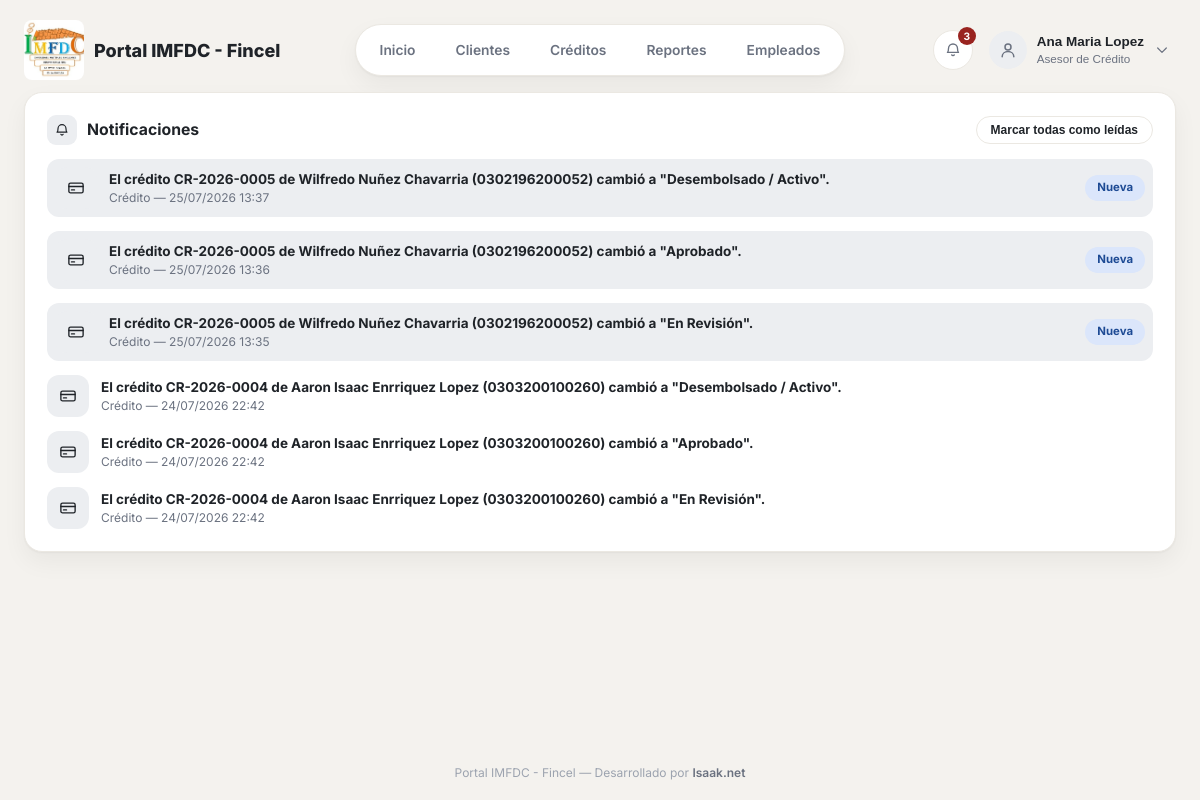
Screenshot of /notificaciones/ (signed in) with the database file from the repository.
### empleados/models.py (models this page shows, shortened)
class Empleado(models.Model):
    CARGO_ASESOR = 'ASESOR'
    CARGO_ANALISTA = 'ANALISTA'
    CARGO_GERENTE = 'GERENTE'
    CARGO_CAJERO = 'CAJERO'
    CARGO_ADMIN = 'ADMIN'
    CARGO_CHOICES = [
        (CARGO_ASESOR, 'Asesor de Crédito'),
        (CARGO_ANALISTA, 'Analista de Crédito'),
        (CARGO_GERENTE, 'Gerente / Comité de Crédito'),
        (CARGO_CAJERO, 'Cajero'),
        (CARGO_ADMIN, 'Administrador del Sistema'),
    ]
    CARGO_PERMISOS = {
        CARGO_ASESOR: {'crear_cliente', 'crear_credito'},
        CARGO_ANALISTA: {'crear_cliente', 'crear_credito', 'evaluar'},
        CARGO_GERENTE: {'evaluar', 'aprobar', 'rechazar'},
        CARGO_CAJERO: {'desembolsar', 'cobrar'},
        CARGO_ADMIN: {
            'crear_cliente', 'crear_credito', 'evaluar', 'aprobar',
            'rechazar', 'desembolsar', 'cobrar',
        },
    }
    user = models.OneToOneField(
        settings.AUTH_USER_MODEL,
        on_delete=models.SET_NULL,
        null=True,
        blank=True,
        related_name='empleado',
    )
    nombre = models.CharField(max_length=100)
    apellido = models.CharField(max_length=100)
    dni = models.CharField('DNI', max_length=20, unique=True, null=True, blank=True)
    cargo = models.CharField(max_length=20, choices=CARGO_CHOICES, default=CARGO_ASESOR)
    telefono = models.CharField(max_length=20, blank=True)
    correo = models.EmailField(blank=True)
    sucursal = models.CharField(max_length=100, blank=True)
    activo = models.BooleanField('Estado Activo', default=True)
    salario = models.DecimalField(max_digits=10, decimal_places=2, null=True, blank=True)
    created_at = models.DateTimeField(auto_now_add=True)
    update_at = models.DateTimeField(auto_now=True)
    class Meta:
        verbose_name = 'Empleado'
        verbose_name_plural = 'Empleados'

class Notificacion(models.Model):
    TIPO_MORA = 'MORA'
    TIPO_CREDITO = 'CREDITO'
    TIPO_ADMIN = 'ADMIN'
    TIPO_CHOICES = [
        (TIPO_MORA, 'Mora'),
        (TIPO_CREDITO, 'Crédito'),
        (TIPO_ADMIN, 'Administración'),
    ]
    destinatario = models.ForeignKey(Empleado, on_delete=models.CASCADE, related_name='notificaciones')
    tipo = models.CharField(max_length=10, choices=TIPO_CHOICES)
    mensaje = models.CharField(max_length=255)
    url = models.CharField(max_length=255, blank=True)
    leida = models.BooleanField(default=False)
    creada_en = models.DateTimeField(auto_now_add=True)
    class Meta:
        verbose_name = 'Notificación'
        verbose_name_plural = 'Notificaciones'
        ordering = ['-creada_en']

### empleados/views.py (the view)
# urls.py: path('notificaciones/', empleados_views.notificaciones_lista, name='notificaciones_lista'),
@login_required
def notificaciones_lista(request):
    empleado = getattr(request.user, 'empleado', None)
    notificaciones = empleado.notificaciones.all() if empleado else Notificacion.objects.none()
    return render(request, 'empleados/notificaciones_lista.html', {'notificaciones': notificaciones})

### empleados/context_processors.py (called while the page is built)
def notificaciones(request):
    if not request.user.is_authenticated:
        return {}
    empleado = getattr(request.user, 'empleado', None)
    if empleado is None:
        return {}
    return {
        'notificaciones_recientes': empleado.notificaciones.all()[:8],
        'notificaciones_no_leidas': empleado.notificaciones.filter(leida=False).count(),
    }

### empleados/templates/empleados/notificaciones_lista.html (shortened to what this page needs)
{% extends 'base.html' %}
{% block content %}
<div class="card">
    <div class="card-actions-row">
        <div class="card-title" style="margin-bottom: 0;">
            <span class="icon-badge-sm">{% include 'partials/_icon.html' with name='bell' size=16 %}</span>
            Notificaciones
        </div>
        {% if notificaciones_no_leidas %}
        <form method="POST" action="{% url 'notificaciones_marcar_todas' %}">
            <button type="submit" class="btn btn-outline btn-small">Marcar todas como leídas</button>
        </form>
        {% endif %}
    </div>
    {% if notificaciones %}
    <div class="list-rows">
        {% for notif in notificaciones %}
        <a href="{% url 'notificacion_marcar_leida' notif.pk %}" class="list-row" style="{% if not notif.leida %}background: var(--neutral-bg); border-radius: var(--radius-md); padding: 8px;{% endif %}">
            <span class="list-row-icon">
            </span>
            <div>
                <div class="list-row-title">{{ notif.mensaje }}</div>
                <div class="list-row-sub">{{ notif.get_tipo_display }} — {{ notif.creada_en|date:'d/m/Y H:i' }}</div>
            </div>
            {% if not notif.leida %}<span class="badge badge-info" style="margin-left:auto;">Nueva</span>{% endif %}
        </a>
        {% endfor %}
    </div>
    {% else %}
        <p class="empty-state">No tienes notificaciones.</p>
    {% endif %}
</div>
{% endblock %}

### templates/base.html (shortened to what this page needs)
{% load static %}
<!DOCTYPE html>
<html lang="es">
<head>
    <link rel="stylesheet" href="{% static 'css/dashboard.css' %}">
</head>
<body>
{% if user.is_authenticated %}
<header class="topbar">
    <div class="brand">
        <img class="brand-logo" src="{% static 'img/logo.jpg' %}" alt="IMFDC - Fincel">
        Portal IMFDC - Fincel
    </div>
    <nav class="nav-pill">
        <a href="{% url 'home' %}" class="{% if request.path == '/' %}active{% endif %}">Inicio</a>
        <a href="{% url 'financiera:clientes_lista' %}" class="{% if '/financiera/clientes' in request.path %}active{% endif %}">Clientes</a>
        <a href="{% url 'financiera:prestamos_lista' %}" class="{% if '/financiera/prestamos' in request.path %}active{% endif %}">Créditos</a>
        <a href="{% url 'financiera:reportes_index' %}" class="{% if '/financiera/reportes' in request.path %}active{% endif %}">Reportes</a>
        <a href="{% url 'lista' %}" class="{% if '/empleados/' in request.path %}active{% endif %}">Empleados</a>
    </nav>
    <div class="topbar-right">
        <div class="user-menu">
            <button type="button" class="icon-btn" id="notif-trigger" style="position: relative;" title="Notificaciones">
                {% if notificaciones_no_leidas %}<span class="notif-badge">{{ notificaciones_no_leidas }}</span>{% endif %}
            </button>
        </div>
        <div class="user-menu">
            <button type="button" class="user-trigger" id="user-trigger">
                <span class="user-avatar">{% include 'partials/_icon.html' with name='user' size=20 %}</span>
                <span class="user-info">
                    <span class="name">{% if request.user.empleado %}{{ request.user.empleado.nombre }} {{ request.user.empleado.apellido }}{% else %}{{ request.user.username }}{% endif %}</span>
                    <span class="role">{% if request.user.empleado %}{{ request.user.empleado.get_cargo_display }}{% else %}Administrador{% endif %}</span>
                </span>
                <span class="user-chevron">{% include 'partials/_icon.html' with name='chevron-down' size=16 %}</span>
            </button>
        </div>
    </div>
</header>
{% endif %}
<main class="page-shell">
    {% block content %}{% endblock %}
</main>
<footer class="site-footer">
    Portal IMFDC - Fincel &mdash; Desarrollado por <a href="https://isaak.net" target="_blank">Isaak.net</a>
</footer>
</body>
</html>

### rows the page displays
Notificacion: {{ size }} 18 (drawn), mensaje "El crédito CR-2026-0005 de Wilfredo Nuñez Chavarria (0302196200052) cambió a \"Desembolsado / Activo\".", tipo "Crédito", creada_en "25/07/2026 13:37", leida "Nueva"
Notificacion: {{ size }} 18 (drawn), mensaje "El crédito CR-2026-0005 de Wilfredo Nuñez Chavarria (0302196200052) cambió a \"Aprobado\".", tipo "Crédito", creada_en "25/07/2026 13:36", leida "Nueva"
Notificacion: {{ size }} 18 (drawn), mensaje "El crédito CR-2026-0005 de Wilfredo Nuñez Chavarria (0302196200052) cambió a \"En Revisión\".", tipo "Crédito", creada_en "25/07/2026 13:35", leida "Nueva"
Notificacion: {{ size }} 18 (drawn), mensaje "El crédito CR-2026-0004 de Aaron Isaac Enrriquez Lopez (0303200100260) cambió a \"Desembolsado / Activo\".", tipo "Crédito", creada_en "24/07/2026 22:42"
Notificacion: {{ size }} 18 (drawn), mensaje "El crédito CR-2026-0004 de Aaron Isaac Enrriquez Lopez (0303200100260) cambió a \"Aprobado\".", tipo "Crédito", creada_en "24/07/2026 22:42"
Notificacion: {{ size }} 18 (drawn), mensaje "El crédito CR-2026-0004 de Aaron Isaac Enrriquez Lopez (0303200100260) cambió a \"En Revisión\".", tipo "Crédito", creada_en "24/07/2026 22:42"

### other values shown
{{ notificaciones_no_leidas }} "3"
{{ request.user.empleado.nombre }} "Ana Maria"
{{ request.user.empleado.apellido }} "Lopez"
{{ request.user.empleado.get_cargo_display }} "Asesor de Crédito"
